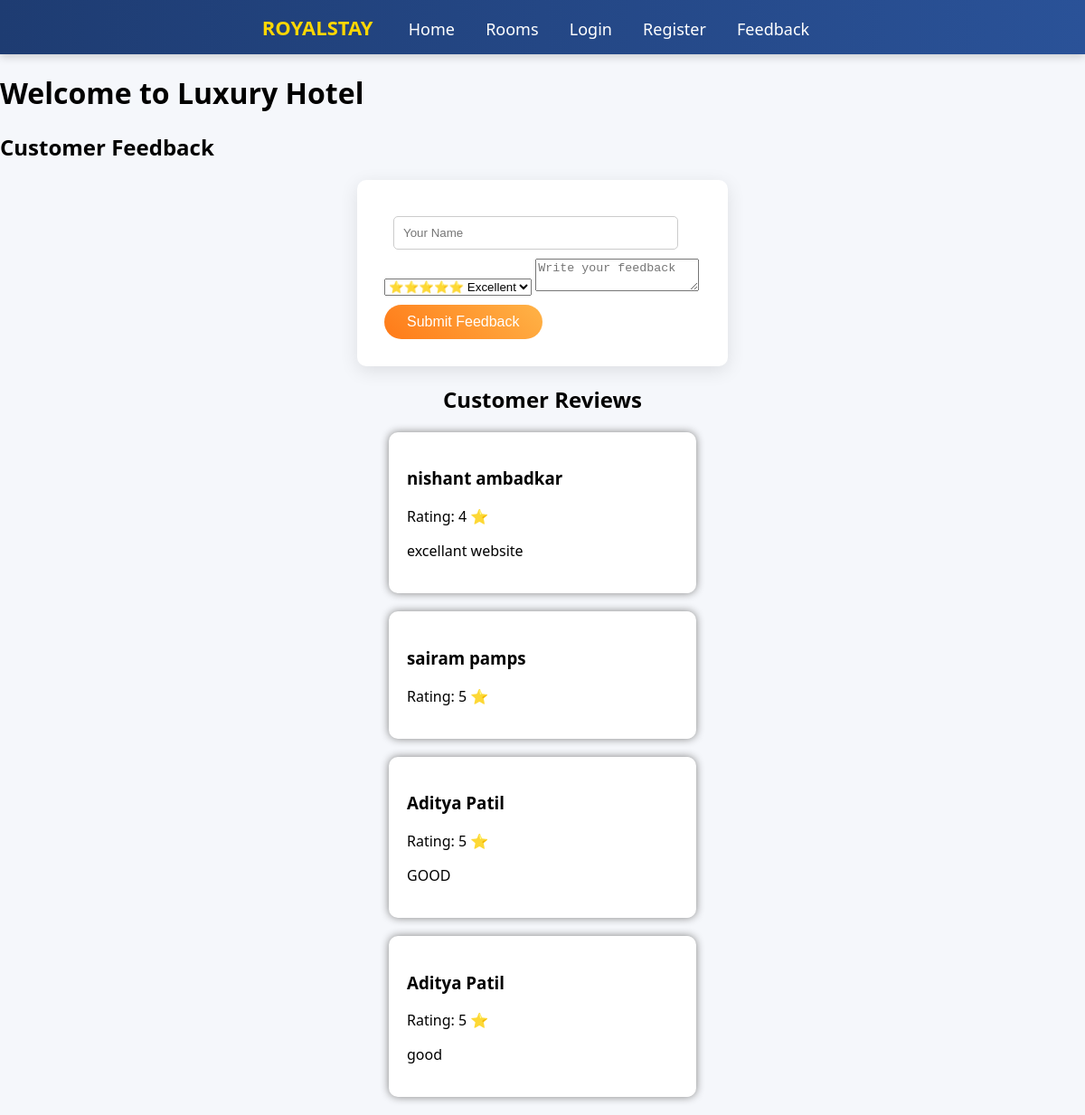
Page /feedback.php on the committed database.
### tables this page shows
CREATE TABLE `feedback` (
  `id` int(11) NOT NULL AUTO_INCREMENT,
  `name` varchar(100) DEFAULT NULL,
  `rating` int(11) DEFAULT NULL,
  `message` text DEFAULT NULL,
  `created_at` timestamp NOT NULL DEFAULT current_timestamp(),
  PRIMARY KEY (`id`)
);

### feedback.php (the view, shortened to what this page needs)
<link rel="stylesheet" href="css/style.css">
<?php include 'navbar.php'; ?>
<div class="feedback-container">
<h2>Customer Feedback</h2>
<form method="POST" class="feedback-form">
<input type="text" name="name" placeholder="Your Name" required>
<select name="rating">
<option value="5">⭐⭐⭐⭐⭐ Excellent</option>
</select>
<textarea name="message" placeholder="Write your feedback"></textarea>
<button class="btn" name="submit">Submit Feedback</button>
</form>
</div>
<h2 style="text-align:center;">Customer Reviews</h2>
<div class="reviews">
<?php
$result=mysqli_query($conn,"SELECT * FROM feedback ORDER BY id DESC");
while($row=mysqli_fetch_assoc($result)){
?>
<div class="review-card">
<h3><?php echo $row['name']; ?></h3>
<p>Rating: <?php echo $row['rating']; ?> ⭐</p>
<p><?php echo $row['message']; ?></p>
</div>
<?php } ?>
</div>

### style.css (style rules this page uses)
.btn { padding:12px 25px; background:#ff7a18; background:linear-gradient(45deg,#ff7a18,#ffb347); border:none; color:white; border-radius:30px; font-size:16px; text-decoration:none; transition:0.3s; }
form { background:white; width:350px; margin:auto; padding:30px; border-radius:10px; box-shadow:0 5px 20px rgba(0,0,0,0.1); }
input { width:90%; padding:10px; margin:10px; border:1px solid #ccc; border-radius:5px; }
.btn { background:linear-gradient(45deg,#ff7a18,#ffb347); color:white; padding:10px 25px; border-radius:25px; text-decoration:none; display:inline-block; margin-top:10px; transition:0.3s; }
.review-card { background:white; width:300px; margin:20px auto; padding:20px; border-radius:10px; box-shadow:0px 0px 10px gray; }

### rows in the picture
feedback: name "nishant ambadkar", rating "4", message "excellant website"
feedback: name "sairam pamps", rating "5"
feedback: name "Aditya Patil", rating "5", message "GOOD"
feedback: name "Aditya Patil", rating "5", message "good"
